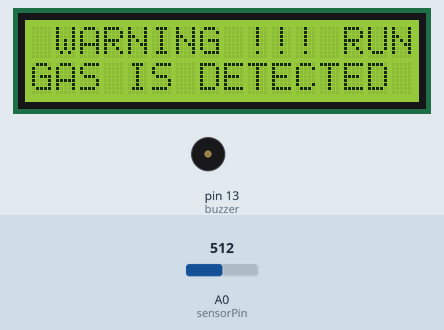
Simulated run of this sketch. Board: Arduino Uno, built with avr-gcc and run on an emulated ATmega328P. Shown: 16×2 character LCD, buzzer (waves = sounding, pin HIGH). Inputs (shaded band) come from the test bench; at power-on: A0 (sensorPin) = 512.

Above: at 0.66 s.
1.3 s: A0 (sensorPin) set to 492
At 5.7 s:
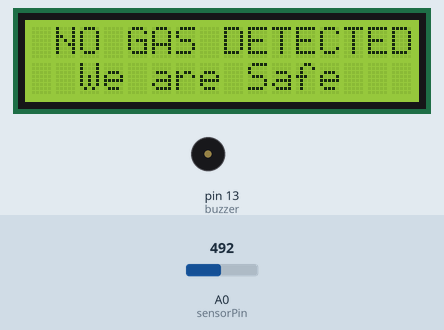
6.7 s: A0 (sensorPin) set to 510
At 7.9 s:
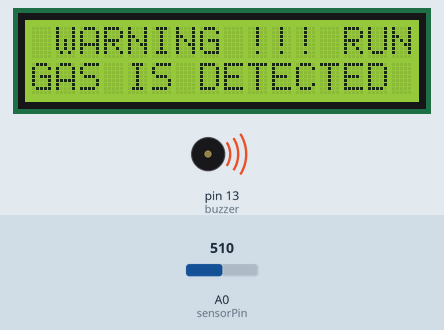
Timing chart, 0 to 18.1 s (numbered marks = the images above; inputs shaded):
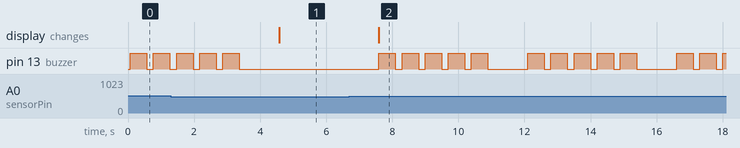

The sketch:

Final_Project_of_GAS_LEAKAGE.ino
```cpp
#include <LiquidCrystal.h>

// Initialize the LCD with the appropriate pin numbers
LiquidCrystal lcd(12, 11, 5, 4, 3, 2);

int sensorPin = A0; // Sensor connected to A0
int potValue = 0;   // Variable to store the analog reading
int buzzer = 13;    // Buzzer connected to D13

// Minimum gas concentration value to detect gas
const int gasThreshold = 500;

void setup() {
    // Initialize the LCD
    lcd.begin(16, 2); // lcd rows and columns

    // Set the buzzer pin as output
    pinMode(buzzer, OUTPUT);
}

void loop() {
    // Read the value from the sensor
    potValue = analogRead(sensorPin);

    // Check if the gas concentration exceeds the threshold
    if (potValue > gasThreshold) {
        // Center and display "Warning!!! RUN" on the first row
        lcd.setCursor(0, 0);
        lcd.print("                "); // Clear the line
        lcd.setCursor(1, 0);
        lcd.print("WARNING !!! RUN");

        // Display "Gas is Detected" on the second row
        lcd.setCursor(0, 1);
        lcd.print("GAS IS DETECTED");

        // Sound the buzzer high 5 times within 2 seconds
        for (int i = 0; i < 5; i++) {
            digitalWrite(buzzer, HIGH); // Turn the buzzer on
            delay(500);                 // Wait for 200 milliseconds
            digitalWrite(buzzer, LOW);  // Turn the buzzer off
            delay(200);                 // Wait for 200 milliseconds
        }
    } else {
        // Center and display "No Gas Detected" on the first row
        lcd.setCursor(0, 0);
        lcd.print("                "); // Clear the line
        lcd.setCursor(1, 0);
        lcd.print("NO GAS DETECTED");

        // Display "We are Safe" on the second row
        lcd.setCursor(0, 1);
        lcd.print("  We are Safe  ");

        // Turn the buzzer off
        digitalWrite(buzzer, LOW);
    }

    // Wait for 1 second before the next reading
    delay(1000);
}
```

Measured:
- the behaviour switches between 501 and 500 on A0 (sensorPin) (found by bisection; images 0 and 1)
- after the input at 1.3 s, pin 13 (buzzer): goes on until 3.4 s, then stays LOW; the display: changes after 3.3 s (image 1)
- after the input at 6.7 s, pin 13 (buzzer): LOW → HIGH after 0.90 s, then repeats every 4.5 s: 4 × (LOW 0.20 s, HIGH 0.50 s), LOW 1.2 s, HIGH 0.50 s; the display: changes after 0.90 s (image 2)
- by itself, pin 13 (buzzer): alternates HIGH for 0.50 s and LOW for 0.20 s
